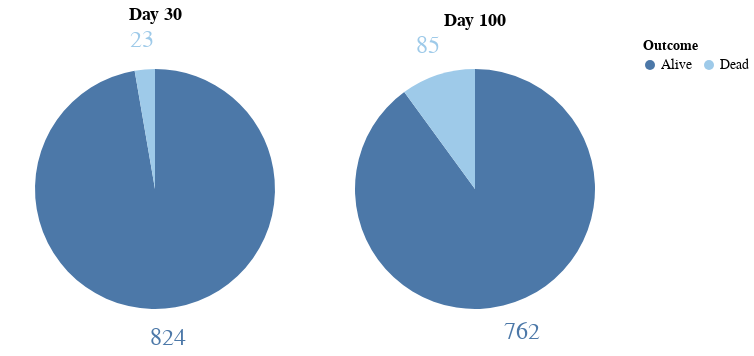

The notebook cell saved with this chart:
### Code cell
chart =alt.Chart(outcomes30,title = 'Day 30').encode(
    theta=alt.Theta(field="value", type="quantitative", stack =True, sort = ['Not Deceased', 'Deceased']),
    color=alt.Color(field="Outcome", type="nominal", sort = None) ,
    order= alt.Order(field="index",  sort= "descending")
)

arc = chart.mark_arc(outerRadius = 120)
text =chart.mark_text(radius=150, size=24, align = 'center').encode(
    text="value:N"
)
chart2 = (arc+text)

chart3 =alt.Chart(outcomes100, title = 'Day 100').encode(
    theta=alt.Theta(field="value", type="quantitative", stack =True, sort =  ['Not Deceased', 'Deceased']),
    color=alt.Color(field="Outcome", type="nominal", sort = None) ,
    order= alt.Order(field="index",  sort= "ascending"),
    
)

arc2 = chart3.mark_arc(outerRadius = 120)
text2 =chart3.mark_text(radius=150, size=24, align = 'center').encode(
    text="value:N"
)
chart4 = (arc2+text2)

alt.hconcat(chart2, chart4).configure_range(
    category={'scheme': 'tableau20'}
).configure_view(
    strokeWidth=0
).configure_legend(labelFontSize = 14, titleFontSize = 14, columns=2).configure_title(fontSize = 18)

### Figure 1 — Vega-Lite specification as saved in the notebook (floating-point values rounded to 4 significant figures)
{"config": {"view": {"continuousWidth": 300, "continuousHeight": 300, "strokeWidth": 0}, "legend": {"columns": 2, "labelFontSize": 14, "titleFontSize": 14}, "range": {"category": {"scheme": "tableau20"}}, "title": {"fontSize": 18}}, "hconcat": [{"layer": [{"mark": {"type": "arc", "outerRadius": 120}, "encoding": {"color": {"field": "Outcome", "sort": null, "type": "nominal"}, "order": {"field": "index", "sort": "descending"}, "theta": {"field": "value", "sort": ["Not Deceased", "Deceased"], "stack": true, "type": "quantitative"}}, "title": "Day 30"}, {"mark": {"type": "text", "align": "center", "radius": 150, "size": 24}, "encoding": {"color": {"field": "Outcome", "sort": null, "type": "nominal"}, "order": {"field": "index", "sort": "descending"}, "text": {"field": "value", "type": "nominal"}, "theta": {"field": "value", "sort": ["Not Deceased", "Deceased"], "stack": true, "type": "quantitative"}}, "title": "Day 30"}], "data": {"name": "data-577b2b9261df3de64e1135e495007889"}}, {"layer": [{"mark": {"type": "arc", "outerRadius": 120}, "encoding": {"color": {"field": "Outcome", "sort": null, "type": "nominal"}, "order": {"field": "index", "sort": "ascending"}, "theta": {"field": "value", "sort": ["Not Deceased", "Deceased"], "stack": true, "type": "quantitative"}}, "title": "Day 100"}, {"mark": {"type": "text", "align": "center", "radius": 150, "size": 24}, "encoding": {"color": {"field": "Outcome", "sort": null, "type": "nominal"}, "order": {"field": "index", "sort": "ascending"}, "text": {"field": "value", "type": "nominal"}, "theta": {"field": "value", "sort": ["Not Deceased", "Deceased"], "stack": true, "type": "quantitative"}}, "title": "Day 100"}], "data": {"name": "data-01d7186a9bc4bf323454b085922b049c"}}], "$schema": "https://vega.github.io/schema/vega-lite/v5.16.3.json", "datasets": {"data-577b2b9261df3de64e1135e495007889": [{"Outcome": "Alive", "value": 824}, {"Outcome": "Dead", "value": 23}], "data-01d7186a9bc4bf323454b085922b049c": [{"Outcome": "Alive", "value": 762}, {"Outcome": "Dead", "value": 85}]}}
